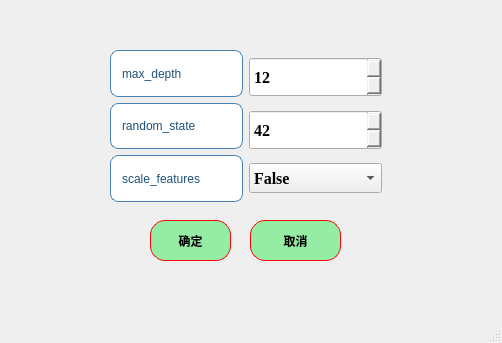
<?xml version="1.0" encoding="UTF-8"?>
<ui version="4.0">
 <class>DT_para</class>
 <widget class="QMainWindow" name="DT_para">
  <property name="geometry">
   <rect>
    <x>0</x>
    <y>0</y>
    <width>502</width>
    <height>343</height>
   </rect>
  </property>
  <property name="windowTitle">
   <string>决策树：参数设置</string>
  </property>
  <widget class="QWidget" name="centralwidget">
   <widget class="QPushButton" name="pushButton">
    <property name="geometry">
     <rect>
      <x>150</x>
      <y>220</y>
      <width>81</width>
      <height>41</height>
     </rect>
    </property>
    <property name="styleSheet">
     <string notr="true">QPushButton{
border:1px solid red;   /*边框的粗细，颜色*/
border-radius:15px;    /*设置圆角半径 */
padding:2px 4px;  /*QFrame边框与内部其它部件的距离*/
background-color: rgb(149, 236, 165);	/*背景颜色*/
color:rgb(0, 0, 0);		/*字体颜色*/
	font: 18pt &quot;楷体&quot;;

font:bold;
}
QPushButton:hover {
    background-color: rgb(177, 244, 155);    /* 悬停时背景色 */
}
QPushButton:pressed {
    background-color:rgb(99, 181, 255);     /* 点击时背景色 */
}</string>
    </property>
    <property name="text">
     <string>确定</string>
    </property>
   </widget>
   <widget class="QPushButton" name="pushButton_2">
    <property name="geometry">
     <rect>
      <x>250</x>
      <y>220</y>
      <width>91</width>
      <height>41</height>
     </rect>
    </property>
    <property name="styleSheet">
     <string notr="true">QPushButton{
border:1px solid red;   /*边框的粗细，颜色*/
border-radius:15px;    /*设置圆角半径 */
padding:2px 4px;  /*QFrame边框与内部其它部件的距离*/
background-color: rgb(149, 236, 165);	/*背景颜色*/
color:rgb(0, 0, 0);		/*字体颜色*/
	font: 18pt &quot;楷体&quot;;

font:bold;
}
QPushButton:hover {
    background-color: rgb(177, 244, 155);    /* 悬停时背景色 */
}
QPushButton:pressed {
    background-color:rgb(99, 181, 255);     /* 点击时背景色 */
}</string>
    </property>
    <property name="text">
     <string>取消</string>
    </property>
   </widget>
   <widget class="QWidget" name="layoutWidget">
    <property name="geometry">
     <rect>
      <x>110</x>
      <y>50</y>
      <width>272</width>
      <height>152</height>
     </rect>
    </property>
    <layout class="QHBoxLayout" name="horizontalLayout">
     <item>
      <layout class="QVBoxLayout" name="verticalLayout">
       <item>
        <widget class="QLabel" name="label">
         <property name="minimumSize">
          <size>
           <width>100</width>
           <height>30</height>
          </size>
         </property>
         <property name="maximumSize">
          <size>
           <width>150</width>
           <height>16777215</height>
          </size>
         </property>
         <property name="styleSheet">
          <string notr="true">QLabel {
    border: 1px solid rgb(70, 130, 180);   /* 增强为科研蓝边框，参考Nature期刊图表色 */
    border-radius: 8px;
    padding: 4px 8px;
    background-color: rgb(255, 255, 255);  /* 纯白背景提升对比度 */
    color: rgb(30, 80, 120);               /* 深海军蓝文字，对比度达8:1 */
    font: bold 16pt &quot;Times New Roman&quot;;     
    qproperty-alignment: 'AlignCenter';
    /* 强化阴影效果 */
}

QLabel:hover {
    border-color: rgb(0, 100, 180);        /* 悬停时使用更高饱和的科研蓝 */
    background-color: rgb(240, 248, 255);  /* 极浅蓝悬停反馈 */
}

QLabel:pressed {
    background-color: rgb(220, 240, 255);  /* 按压状态模拟墨水渗透效果 */
}</string>
         </property>
         <property name="text">
          <string>max_depth</string>
         </property>
        </widget>
       </item>
       <item>
        <widget class="QLabel" name="label_2">
         <property name="minimumSize">
          <size>
           <width>100</width>
           <height>30</height>
          </size>
         </property>
         <property name="maximumSize">
          <size>
           <width>150</width>
           <height>200</height>
          </size>
         </property>
         <property name="styleSheet">
          <string notr="true">QLabel {
    border: 1px solid rgb(70, 130, 180);   /* 增强为科研蓝边框，参考Nature期刊图表色 */
    border-radius: 8px;
    padding: 4px 8px;
    background-color: rgb(255, 255, 255);  /* 纯白背景提升对比度 */
    color: rgb(30, 80, 120);               /* 深海军蓝文字，对比度达8:1 */
    font: bold 16pt &quot;Times New Roman&quot;;     
    qproperty-alignment: 'AlignCenter';
    /* 强化阴影效果 */
}

QLabel:hover {
    border-color: rgb(0, 100, 180);        /* 悬停时使用更高饱和的科研蓝 */
    background-color: rgb(240, 248, 255);  /* 极浅蓝悬停反馈 */
}

QLabel:pressed {
    background-color: rgb(220, 240, 255);  /* 按压状态模拟墨水渗透效果 */
}</string>
         </property>
         <property name="text">
          <string>random_state</string>
         </property>
        </widget>
       </item>
       <item>
        <widget class="QLabel" name="label_3">
         <property name="styleSheet">
          <string notr="true">QLabel {
    border: 1px solid rgb(70, 130, 180);   /* 增强为科研蓝边框，参考Nature期刊图表色 */
    border-radius: 8px;
    padding: 4px 8px;
    background-color: rgb(255, 255, 255);  /* 纯白背景提升对比度 */
    color: rgb(30, 80, 120);               /* 深海军蓝文字，对比度达8:1 */
    font: bold 16pt &quot;Times New Roman&quot;;     
    qproperty-alignment: 'AlignCenter';
    /* 强化阴影效果 */
}

QLabel:hover {
    border-color: rgb(0, 100, 180);        /* 悬停时使用更高饱和的科研蓝 */
    background-color: rgb(240, 248, 255);  /* 极浅蓝悬停反馈 */
}

QLabel:pressed {
    background-color: rgb(220, 240, 255);  /* 按压状态模拟墨水渗透效果 */
}</string>
         </property>
         <property name="text">
          <string>scale_features</string>
         </property>
        </widget>
       </item>
      </layout>
     </item>
     <item>
      <layout class="QVBoxLayout" name="verticalLayout_2">
       <item>
        <widget class="QSpinBox" name="spinBox_max_depth">
         <property name="minimumSize">
          <size>
           <width>110</width>
           <height>40</height>
          </size>
         </property>
         <property name="font">
          <font>
           <family>Times New Roman</family>
           <pointsize>12</pointsize>
           <weight>75</weight>
           <bold>true</bold>
          </font>
         </property>
         <property name="styleSheet">
          <string notr="true">QSpinBox::up-button:pressed {
    margin-top: 4px;  /* 模拟按压下沉 */
}
QSpinBox::down-button:pressed {
    margin-top: 4px;
}</string>
         </property>
         <property name="value">
          <number>12</number>
         </property>
        </widget>
       </item>
       <item>
        <widget class="QSpinBox" name="spinBox_random_state">
         <property name="minimumSize">
          <size>
           <width>110</width>
           <height>40</height>
          </size>
         </property>
         <property name="font">
          <font>
           <family>Times New Roman</family>
           <pointsize>12</pointsize>
           <weight>75</weight>
           <bold>true</bold>
          </font>
         </property>
         <property name="styleSheet">
          <string notr="true">QSpinBox::up-button:pressed {
    margin-top: 4px;  /* 模拟按压下沉 */
}
QSpinBox::down-button:pressed {
    margin-top: 4px;
}</string>
         </property>
         <property name="value">
          <number>42</number>
         </property>
        </widget>
       </item>
       <item>
        <widget class="QComboBox" name="comboBox_scale_features">
         <property name="minimumSize">
          <size>
           <width>110</width>
           <height>30</height>
          </size>
         </property>
         <property name="font">
          <font>
           <family>Times New Roman</family>
           <pointsize>12</pointsize>
           <weight>75</weight>
           <bold>true</bold>
          </font>
         </property>
         <property name="editable">
          <bool>false</bool>
         </property>
         <item>
          <property name="text">
           <string>False</string>
          </property>
         </item>
         <item>
          <property name="text">
           <string>True</string>
          </property>
         </item>
        </widget>
       </item>
      </layout>
     </item>
    </layout>
   </widget>
  </widget>
  <widget class="QMenuBar" name="menubar">
   <property name="geometry">
    <rect>
     <x>0</x>
     <y>0</y>
     <width>502</width>
     <height>23</height>
    </rect>
   </property>
  </widget>
  <widget class="QStatusBar" name="statusbar"/>
 </widget>
 <resources/>
 <connections>
  <connection>
   <sender>pushButton</sender>
   <signal>clicked()</signal>
   <receiver>DT_para</receiver>
   <slot>Confirm()</slot>
   <hints>
    <hint type="sourcelabel">
     <x>183</x>
     <y>259</y>
    </hint>
    <hint type="destinationlabel">
     <x>183</x>
     <y>319</y>
    </hint>
   </hints>
  </connection>
  <connection>
   <sender>pushButton_2</sender>
   <signal>clicked()</signal>
   <receiver>DT_para</receiver>
   <slot>close()</slot>
   <hints>
    <hint type="sourcelabel">
     <x>286</x>
     <y>250</y>
    </hint>
    <hint type="destinationlabel">
     <x>390</x>
     <y>291</y>
    </hint>
   </hints>
  </connection>
  <connection>
   <sender>pushButton</sender>
   <signal>released()</signal>
   <receiver>DT_para</receiver>
   <slot>close()</slot>
   <hints>
    <hint type="sourcelabel">
     <x>148</x>
     <y>254</y>
    </hint>
    <hint type="destinationlabel">
     <x>78</x>
     <y>289</y>
    </hint>
   </hints>
  </connection>
 </connections>
 <slots>
  <slot>Confirm()</slot>
 </slots>
</ui>
